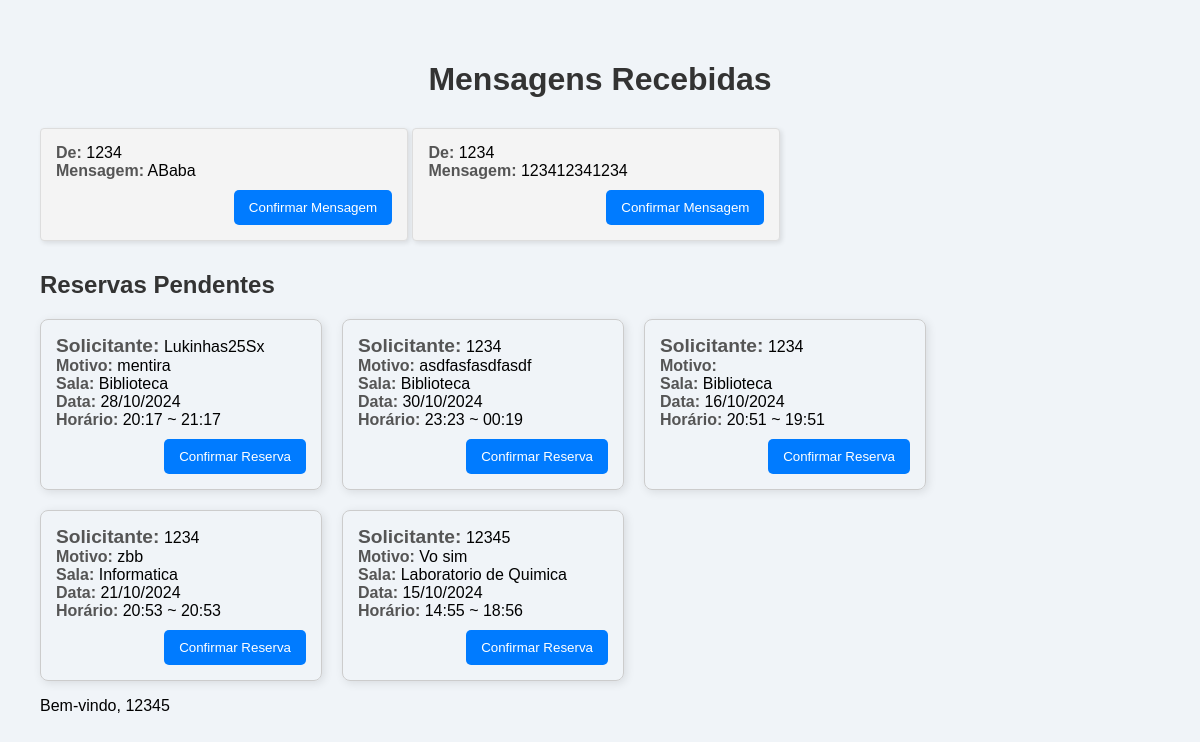
/ManuArea/manutencao.php (signed in), run on the app's committed database.
### tables this page shows
CREATE TABLE `mensagens` (
  `id` int(11) NOT NULL,
  `remetente_id` int(11) NOT NULL,
  `destinatario_id` int(11) NOT NULL,
  `mensagem` text NOT NULL,
  `timestamp` timestamp NOT NULL DEFAULT current_timestamp(),
  `confirmada` tinyint(4) NOT NULL DEFAULT 0
);

CREATE TABLE `users` (
  `id` int(16) NOT NULL,
  `nome` varchar(240) NOT NULL,
  `email` varchar(140) NOT NULL,
  `senha` varchar(240) NOT NULL,
  `cargo` enum('Professor','Manutenção') NOT NULL,
  `data_criacao` timestamp NOT NULL DEFAULT current_timestamp()
);

CREATE TABLE `reservas` (
  `id` int(11) NOT NULL,
  `usuario` varchar(140) NOT NULL,
  `usuario_id` int(11) NOT NULL,
  `sala` varchar(100) NOT NULL,
  `data` date NOT NULL,
  `horario_inicio` time NOT NULL,
  `horario_fim` time NOT NULL,
  `motivo` text NOT NULL,
  `manutencao_id` int(11) DEFAULT NULL,
  `status` enum('pendente','confirmado','cancelado') DEFAULT 'pendente',
  `data_criacao` timestamp NOT NULL DEFAULT current_timestamp()
);

### ManuArea/manutencao.php (the view, shortened to what this page needs)
<?php
include '../configurations/conection.php';
$query = "
    SELECT m.*, u.nome AS remetente_nome
    FROM mensagens m
    JOIN users u ON m.remetente_id = u.id
    WHERE m.destinatario_id = :user_id AND m.confirmada = 0
";
$stmt = $pdo->prepare($query);
$stmt->execute(['user_id' => $_SESSION['id']]);
$mensagens = $stmt->fetchAll(PDO::FETCH_ASSOC);
$reservaQuery = "
    SELECT r.*, u.nome AS usuario_nome
    FROM reservas r
    JOIN users u ON r.usuario_id = u.id
    WHERE r.status = 'pendente'
";
$reservaStmt = $pdo->prepare($reservaQuery);
$reservaStmt->execute();
$reservas = $reservaStmt->fetchAll(PDO::FETCH_ASSOC);
?>
<!DOCTYPE html>
<html lang="pt-br">
<head>
    <link rel="stylesheet" href="manutencao.css">
</head>
<body>
    <h1>Mensagens Recebidas</h1>
    <?php if (count($mensagens) > 0): ?>
        <ul>
            <?php foreach ($mensagens as $mensagem): ?>
                <li>
                    <strong>De:</strong> <?php echo htmlspecialchars($mensagem['remetente_nome']); ?> <br>
                    <strong>Mensagem:</strong> <?php echo htmlspecialchars($mensagem['mensagem']); ?> <br>
                    <form action="manutencao.php" method="POST">
                        <input type="submit" name="confirmar" value="Confirmar Mensagem">
                    </form>
                </li>
            <?php endforeach; ?>
        </ul>
    <?php else: ?>
        <p>Não há mensagens novas.</p>
    <?php endif; ?>
    <h2>Reservas Pendentes</h2>
    <?php if (count($reservas) > 0): ?>
        <div class="reservas-container">
            <?php foreach ($reservas as $reserva): ?>
                <div class="reserva-card">
                    <strong style="font-size: 1.2em;">Solicitante:</strong> <?php echo htmlspecialchars($reserva['usuario_nome']); ?> <br>
                    <strong>Motivo:</strong> <?php echo htmlspecialchars($reserva['motivo']); ?> <br>
                    <strong>Sala:</strong> <?php echo htmlspecialchars($reserva['sala']); ?> <br>
                    <strong>Data:</strong> <?php echo date('d/m/Y', strtotime($reserva['data'])) . '<br>'; ?>
                    <strong>Horário:</strong> <?php echo htmlspecialchars(date('H:i', strtotime($reserva['horario_inicio']))) . ' ~ ' . htmlspecialchars(date('H:i', strtotime($reserva['horario_fim']))); ?> <br>
                    <form action="manutencao.php" method="POST">
                        <input type="submit" name="confirmar_reserva" value="Confirmar Reserva">
                    </form>
                </div>
            <?php endforeach; ?>
        </div>
    <?php else: ?>
        <p>Não há reservas pendentes.</p>
    <?php endif; ?>
    <p>Bem-vindo, <?php echo htmlspecialchars($_SESSION['nome']); ?></p>
</body>
</html>

### ManuArea/manutencao.css (style rules this page uses)
body { font-family: 'Segoe UI', Tahoma, Geneva, Verdana, sans-serif; background-color: #f0f4f8; margin: 0; padding: 20px; }
h1 { text-align: center; color: #333333; margin-bottom: 20px; }
ul { list-style-type: none; padding: 0; }
li { background-color: #ffffff; border: 1px solid #e0e0e0; border-radius: 8px; padding: 15px; margin-bottom: 15px; box-shadow: 0 2px 10px rgba(0, 0, 0, 0.1); }
strong { color: #555555; }
form { display: flex; justify-content: flex-end; margin-top: 10px; }
input[type="submit"] { background-color: #007bff; color: white; border: none; border-radius: 5px; padding: 10px 15px; cursor: pointer; transition: background-color 0.3s; }
body { font-family: Arial, sans-serif; margin: 20px; }
h1, h2 { color: #333; }
li { background: #f4f4f4; border: 1px solid #ddd; border-radius: 4px; margin: 10px 0; padding: 15px; display: inline-block; width: 30%; box-shadow: 2px 2px 5px rgba(0, 0, 0, 0.1); vertical-align: top; }
form { margin-top: 10px; }
.reservas-container { display: flex; flex-wrap: wrap; gap: 20px; }
.reserva-card { border: 1px solid #ccc; border-radius: 8px; padding: 15px; width: 250px; box-shadow: 2px 2px 10px rgba(0, 0, 0, 0.1); }

### data on the page
mensagens: users.nome "1234", mensagem "ABaba"
mensagens: users.nome "1234", mensagem "123412341234"
reservas: users.nome "Lukinhas25Sx", motivo "mentira", sala "Biblioteca", data "28/10/2024", horario_inicio "20:17", horario_fim "21:17"
reservas: users.nome "1234", motivo "asdfasfasdfasdf", sala "Biblioteca", data "30/10/2024", horario_inicio "23:23", horario_fim "00:19"
reservas: users.nome "1234", sala "Biblioteca", data "16/10/2024", horario_inicio "20:51", horario_fim "19:51"
reservas: users.nome "1234", motivo "zbb", sala "Informatica", data "21/10/2024", horario_inicio "20:53", horario_fim "20:53"
reservas: users.nome "12345", motivo "Vo sim", sala "Laboratorio de Quimica", data "15/10/2024", horario_inicio "14:55", horario_fim "18:56"

### other printed values
$_SESSION['nome'] "12345"
